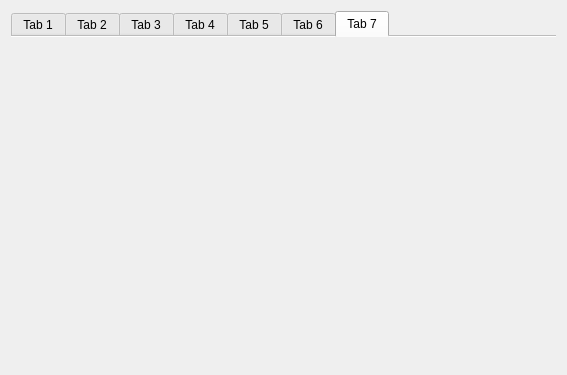
<?xml version="1.0" encoding="UTF-8"?>
<ui version="4.0">
 <class>MainWidget</class>
 <widget class="QWidget" name="MainWidget">
  <property name="geometry">
   <rect>
    <x>0</x>
    <y>0</y>
    <width>567</width>
    <height>375</height>
   </rect>
  </property>
  <property name="minimumSize">
   <size>
    <width>350</width>
    <height>350</height>
   </size>
  </property>
  <property name="windowTitle">
   <string>MainWidget</string>
  </property>
  <layout class="QVBoxLayout" name="verticalLayout">
   <item>
    <widget class="QTabWidget" name="pTabWidget">
     <property name="currentIndex">
      <number>6</number>
     </property>
     <property name="documentMode">
      <bool>true</bool>
     </property>
     <widget class="QWidget" name="pTab1">
      <attribute name="title">
       <string>Tab 1</string>
      </attribute>
     </widget>
     <widget class="QWidget" name="pTab2">
      <attribute name="title">
       <string>Tab 2</string>
      </attribute>
     </widget>
     <widget class="QWidget" name="pTab3">
      <attribute name="title">
       <string>Tab 3</string>
      </attribute>
     </widget>
     <widget class="QWidget" name="pTab4">
      <attribute name="title">
       <string>Tab 4</string>
      </attribute>
     </widget>
     <widget class="QWidget" name="pTab5">
      <attribute name="title">
       <string>Tab 5</string>
      </attribute>
     </widget>
     <widget class="QWidget" name="pTab6">
      <attribute name="title">
       <string>Tab 6</string>
      </attribute>
     </widget>
     <widget class="QWidget" name="pTab7">
      <attribute name="title">
       <string>Tab 7</string>
      </attribute>
     </widget>
    </widget>
   </item>
  </layout>
 </widget>
 <resources/>
 <connections/>
</ui>
